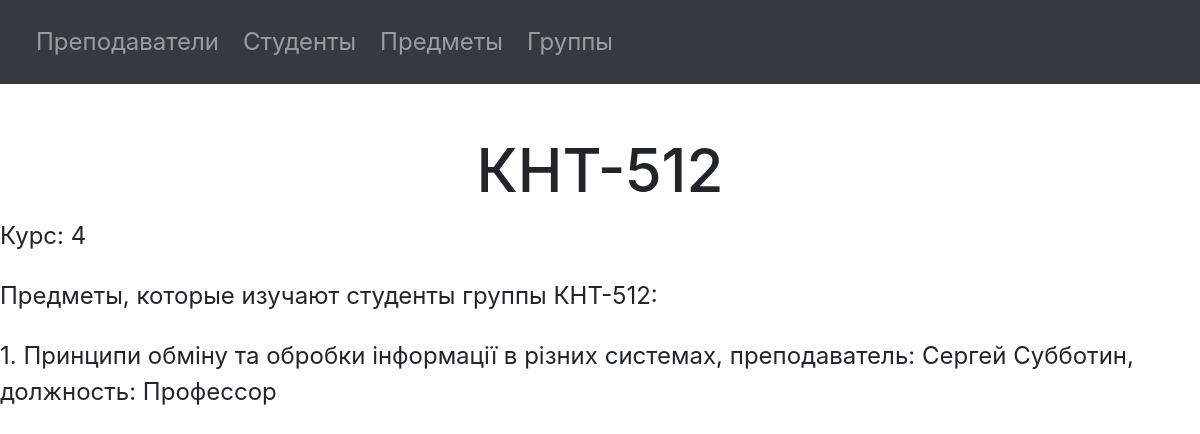
The page /group/3/ on the database as committed earlier.
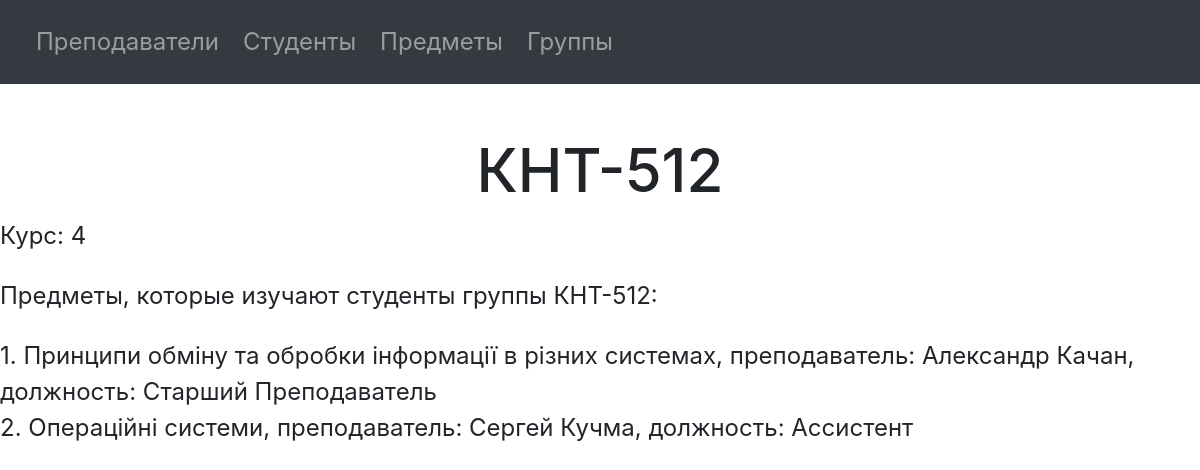
The same page on the database as committed later.
### university/models.py (models this page shows)
class Subject(models.Model):
    title = models.CharField(max_length=80, verbose_name="Название предмета")
    group = models.ForeignKey(to=Group, related_name="subjects", on_delete=models.CASCADE, verbose_name="Группа")
    teacher = models.ForeignKey(to=Teacher, on_delete=models.CASCADE,
                                verbose_name="Преподаватель, который ведет предмет")
    class Meta:
        verbose_name = "Предмет"
        verbose_name_plural = "Предметы"
    def __str__(self):
        return f'{self.title}, преподаватель: {self.teacher}'

class Teacher(models.Model):
    first_name = models.CharField(max_length=20, verbose_name="Имя")
    last_name = models.CharField(max_length=20, verbose_name="Фамилия")
    email = models.EmailField(max_length=30, verbose_name="Email преподавателя")
    job_position = models.CharField(max_length=40, choices=JOB_POSITION_CHOICES, verbose_name="Должность")
    class Meta:
        verbose_name = "Преподаватель"
        verbose_name_plural = "Преподаватели"
    def __str__(self):
        return f'{self.first_name} {self.last_name}, должность: {self.job_position}'

### university/views.py (the view)
# urls.py: path('group/<int:group_id>/', view_group, name='view_group'),
def view_group(request, group_id):
    group = Group.objects.get(id=group_id)
    group_students = Student.objects.filter(group=group)
    context = {
        'group': group,
        'group_students': group_students,
    }
    return render(request, "group/view_group.html", context)

### templates/group/view_group.html (shortened to what this page needs)
{% include "navigation.html" %}
<!DOCTYPE html>
<html lang="en">
<head>
</head>
<body>
  <h1>{{ group.title }}</h1>
  <p>Курс: {{ group.course }}</p>
{% if group.subjects %}
  <p>Предметы, которые изучают студенты группы {{ group.title }}:</p>
    {% for subject in group.subjects.all %}
    {{ forloop.counter }}. {{ subject }}<br>
    {% endfor %}
{% endif %}
</body>
</html>

Rows that differ between the two databases and show on the page:
changed Subject: title+teacher "Принципи обміну та обробки інформації в різних системах, преподаватель: Сергей Субботин, должность: Профессор" → "Принципи обміну та обробки інформації в різних системах, преподаватель: Александр Качан, должность: Старший Преподаватель"
added Subject: title+teacher "Операційні системи, преподаватель: Сергей Кучма, должность: Ассистент"
